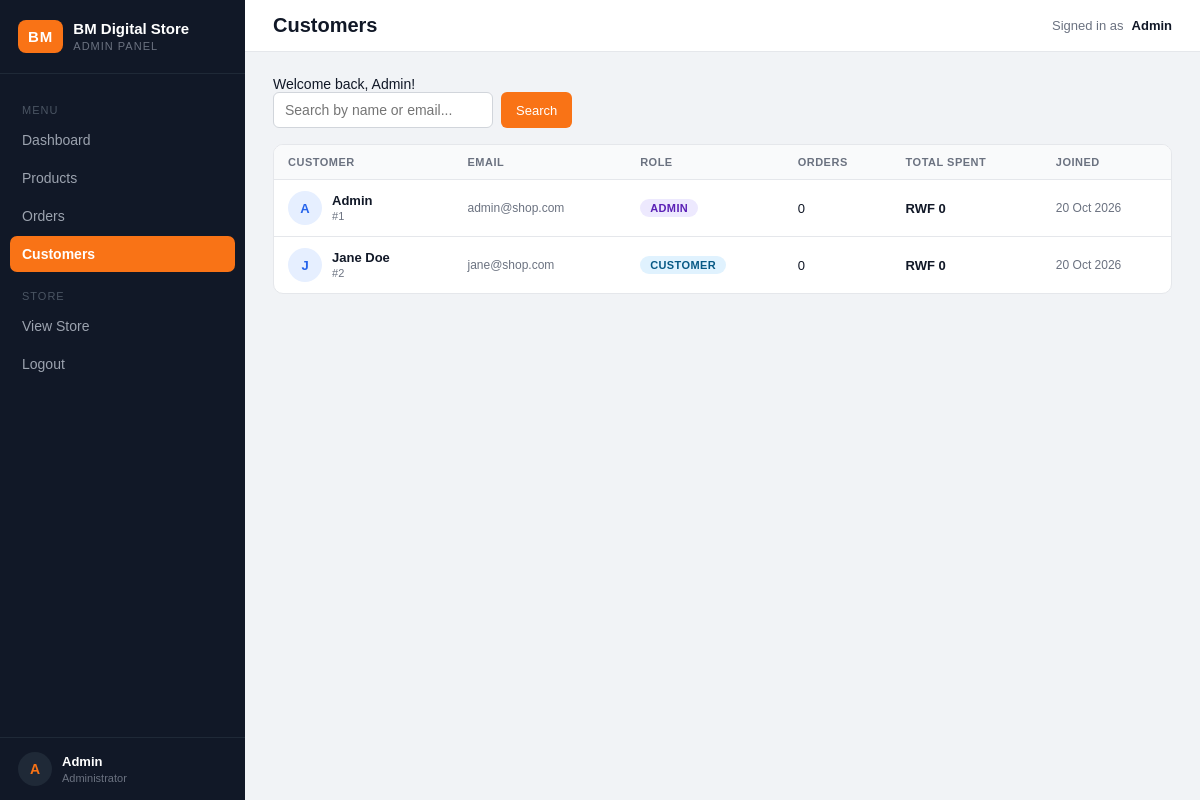
The page /admin/customers.php (signed in) on the database its author committed.
### tables this page shows
CREATE TABLE users (
    id         INT AUTO_INCREMENT PRIMARY KEY,
    name       VARCHAR(100) NOT NULL,
    email      VARCHAR(150) NOT NULL UNIQUE,
    password   VARCHAR(255) NOT NULL,    
    role       ENUM('customer','admin') DEFAULT 'customer',
    created_at TIMESTAMP DEFAULT CURRENT_TIMESTAMP
);

### admin/customers.php (the view, shortened to what this page needs)
<?php
require_once __DIR__ . '/includes/header.php';
$search = isset($_GET['search']) ? trim($_GET['search']) : '';
$where = '';
$customers = get_all("SELECT u.*,
                             (SELECT COUNT(*) FROM orders o WHERE o.user_id = u.id) AS order_count,
                             (SELECT COALESCE(SUM(o.total), 0) FROM orders o
                              WHERE o.user_id = u.id AND o.status <> 'cancelled') AS spent
                      FROM users u" . $where . "
                      ORDER BY spent DESC");
?>
<div class="toolbar">
    <form method="get" action="customers.php">
        <input type="text" name="search" placeholder="Search by name or email..." value="<?php echo e($search); ?>">
        <button class="btn" type="submit">Search</button>
    </form>
</div>
<div class="panel">
    <div class="table-wrap">
        <table>
            <tr>
                <th>Customer</th>
                <th>Email</th>
                <th>Role</th>
                <th>Orders</th>
                <th>Total spent</th>
                <th>Joined</th>
            </tr>
            <?php foreach ($customers as $c): ?>
                <tr>
                    <td>
                        <div class="product-cell">
                            <span class="avatar" style="background:#e6efff;color:var(--blue);">
                                <?php echo e(strtoupper(substr($c['name'], 0, 1))); ?>
                            </span>
                            <div>
                                <b><?php echo e($c['name']); ?></b>
                                <small>#<?php echo (int) $c['id']; ?></small>
                            </div>
                        </div>
                    </td>
                    <td class="muted"><?php echo e($c['email']); ?></td>
                    <td><span class="badge <?php echo e($c['role']); ?>"><?php echo e($c['role']); ?></span></td>
                    <td><?php echo (int) $c['order_count']; ?></td>
                    <td><b><?php echo price($c['spent']); ?></b></td>
                    <td class="muted"><?php echo e(date('d M Y', strtotime($c['created_at']))); ?></td>
                </tr>
            <?php endforeach; ?>
        </table>
    </div>
</div>
<?php require_once __DIR__ . '/includes/footer.php'; ?>

### assets/admin.css (style rules this page uses)
:root { --side: #111827; --side-soft: #1f2937; --side-text: #9ca3af; --brand: #f97316; --green: #16a34a; --blue: #2563eb; --red: #dc2626; --amber: #d97706; --bg: #f1f3f6; --line: #e5e7eb; --ink: #111827; }
* { box-sizing: border-box; }
body { margin: 0; font-family: Arial, Helvetica, sans-serif; background: var(--bg); color: var(--ink); font-size: 14px; }
.avatar { width: 34px; height: 34px; border-radius: 50%; background: var(--side-soft); color: var(--brand); display: flex; align-items: center; justify-content: center; font-weight: bold; }
.panel { background: #fff; border: 1px solid var(--line); border-radius: 10px; overflow: hidden; }
table { width: 100%; border-collapse: collapse; }
th, td { padding: 11px 14px; border-bottom: 1px solid var(--line); text-align: left; font-size: 13px; }
th { background: #f9fafb; color: #6b7280; text-transform: uppercase; font-size: 11px; letter-spacing: 0.5px; }
tr:last-child td { border-bottom: none; }
.table-wrap { overflow-x: auto; }
.badge { display: inline-block; padding: 3px 10px; border-radius: 20px; font-size: 11px; font-weight: bold; text-transform: uppercase; letter-spacing: 0.4px; }
.badge.admin { background: #ede9fe; color: #5b21b6; }
.badge.customer { background: #e0f2fe; color: #075985; }
.btn { display: inline-block; background: var(--brand); color: #fff; border: none; padding: 8px 15px; border-radius: 6px; cursor: pointer; text-decoration: none; font-size: 13px; }
input[type=text], input[type=email], input[type=password], input[type=number], input[type=file], textarea, select { width: 100%; padding: 9px 11px; margin-bottom: 14px; border: 1px solid #d1d5db; border-radius: 6px; font-size: 14px; background: #fff; }
.muted { color: #6b7280; font-size: 12px; }
.product-cell { display: flex; align-items: center; gap: 10px; }
.product-cell b { display: block; font-size: 13px; }
.product-cell small { color: #6b7280; font-size: 11px; }
.toolbar { display: flex; justify-content: space-between; align-items: center; gap: 12px; margin-bottom: 16px; flex-wrap: wrap; }
.toolbar form { display: flex; gap: 8px; }
.toolbar input { width: 220px; margin-bottom: 0; }

### rows shown on the page
users: name "A", name "Admin", id "1", email "admin@shop.com", role "ADMIN", order_count "0", spent "RWF 0", created_at "20 Oct 2026"
users: name "J", name "Jane Doe", id "2", email "jane@shop.com", role "CUSTOMER", order_count "0", spent "RWF 0", created_at "20 Oct 2026"

### other values the page prints
$first_letter "A"
$admin_name "Admin"
$page_title "Customers"
$_SESSION['flash'] "Welcome back, Admin!"
